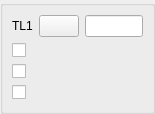
<ui version="4.0" >
 <class>DlgRef_1Sel3Check_QTD</class>
 <widget class="QWidget" name="DlgRef_1Sel3Check_QTD" >
  <property name="geometry" >
   <rect>
    <x>0</x>
    <y>0</y>
    <width>155</width>
    <height>114</height>
   </rect>
  </property>
  <property name="windowTitle" >
   <string/>
  </property>
  <layout class="QGridLayout" >
   <property name="margin" >
    <number>0</number>
   </property>
   <property name="spacing" >
    <number>0</number>
   </property>
   <item row="0" column="0" >
    <widget class="QGroupBox" name="GroupBox1" >
     <property name="title" >
      <string/>
     </property>
     <layout class="QGridLayout" >
      <property name="margin" >
       <number>9</number>
      </property>
      <property name="spacing" >
       <number>6</number>
      </property>
      <item row="0" column="0" >
       <widget class="QLabel" name="TextLabel1" >
        <property name="sizePolicy" >
         <sizepolicy>
          <hsizetype>0</hsizetype>
          <vsizetype>0</vsizetype>
          <horstretch>0</horstretch>
          <verstretch>0</verstretch>
         </sizepolicy>
        </property>
        <property name="text" >
         <string>TL1</string>
        </property>
        <property name="wordWrap" >
         <bool>false</bool>
        </property>
       </widget>
      </item>
      <item row="0" column="1" >
       <widget class="QPushButton" name="PushButton1" >
        <property name="sizePolicy" >
         <sizepolicy>
          <hsizetype>0</hsizetype>
          <vsizetype>0</vsizetype>
          <horstretch>0</horstretch>
          <verstretch>0</verstretch>
         </sizepolicy>
        </property>
        <property name="text" >
         <string/>
        </property>
       </widget>
      </item>
      <item row="3" column="0" colspan="3" >
       <widget class="QCheckBox" name="CheckButton3" >
        <property name="text" >
         <string/>
        </property>
       </widget>
      </item>
      <item row="2" column="0" colspan="3" >
       <widget class="QCheckBox" name="CheckButton2" >
        <property name="text" >
         <string/>
        </property>
       </widget>
      </item>
      <item row="0" column="2" >
       <widget class="QLineEdit" name="LineEdit1" />
      </item>
      <item row="1" column="0" colspan="3" >
       <widget class="QCheckBox" name="CheckButton1" >
        <property name="text" >
         <string/>
        </property>
       </widget>
      </item>
     </layout>
    </widget>
   </item>
  </layout>
 </widget>
 <layoutdefault spacing="6" margin="11" />
 <pixmapfunction>qPixmapFromMimeSource</pixmapfunction>
 <tabstops>
  <tabstop>PushButton1</tabstop>
  <tabstop>LineEdit1</tabstop>
  <tabstop>CheckButton1</tabstop>
  <tabstop>CheckButton2</tabstop>
  <tabstop>CheckButton3</tabstop>
 </tabstops>
 <resources/>
 <connections/>
</ui>
